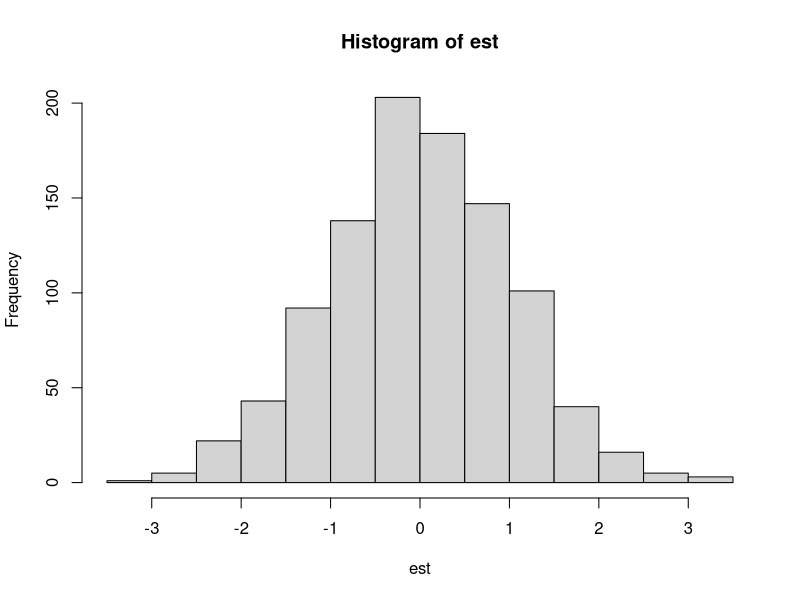
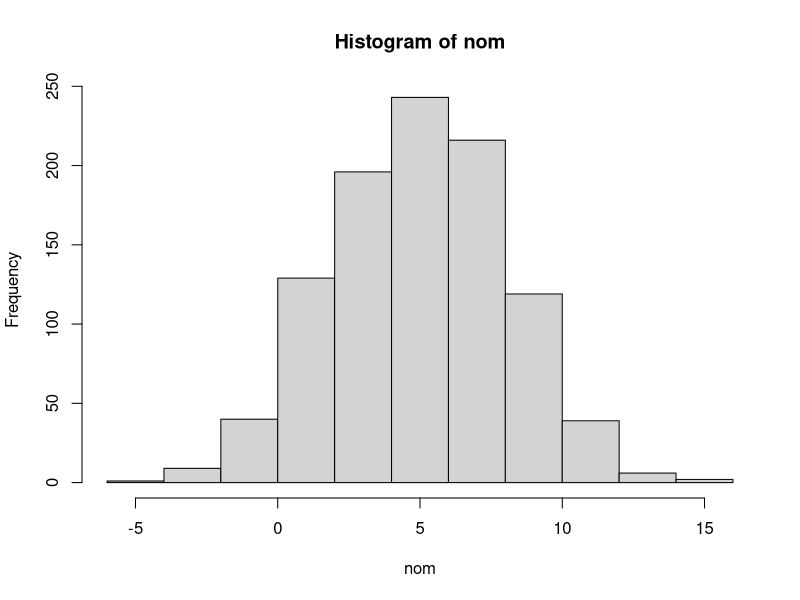
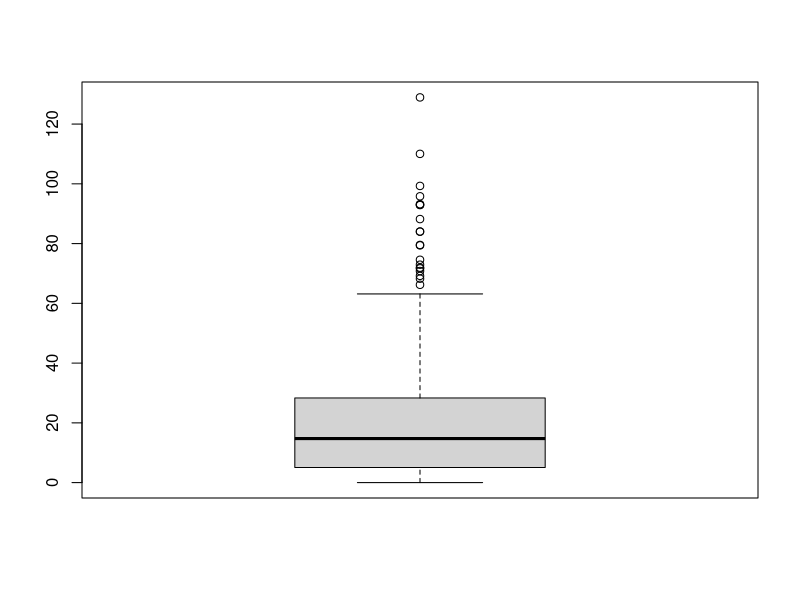

Here is the R script that generated these plots, in order:
#1.
#Calculamos la desvianción estandar resultante de la raíz de la varianza

DS <- sqrt(9)

#Distribución normal estandar

est <- rnorm(1000)

#Distribución normal

nom <- rnorm(1000, 5, DS)

#Histogramas

hist(est)
hist(nom)

#2.
# Se crea un envireonment de la distribución exponecial

TORO <- rexp(500, 1/20)

# a)

med <- mean(TORO)

# El valor esperado en esta distribución es 20, pero la media a resultado distinta
# (ver environment "med") un poco menor, aún así es una diferencia muy insignificante

# b)

quant.p <- qexp(0.33, 1/20)
quant.m <- quantile(TORO, 0.33)

dif.quants <- quant.p-quant.m

# el cuantil número 0.33 es mayor en la distribución poblacional que en la muestral 
# teniendo una diferencia de 0.1635094

# c)

boxplot(TORO)
summary(TORO)

# Sí, existen outliers (valores extremos), esto se debe a que la muestra es muy
# grande y la media de este es 19.3297 y su mediana ronda cerca del mismo valor, sindo 
# igual a 14.1520 
